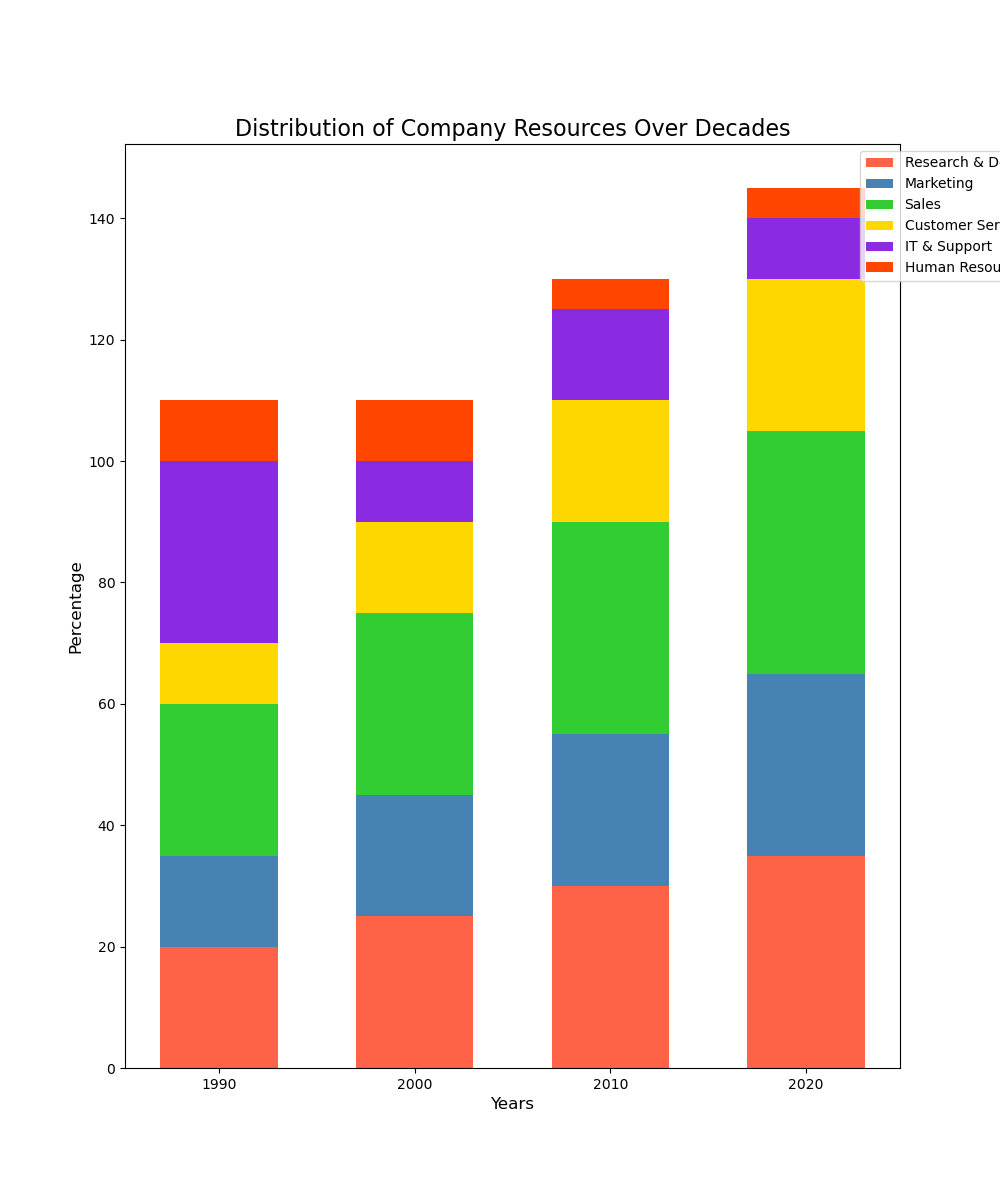

This figure's Python source:

import matplotlib.pyplot as plt
import numpy as np

# Data
categories = ['Research & Development', 'Marketing', 'Sales', 'Customer Service', 'IT & Support', 'Human Resources']
years = ['1990', '2000', '2010', '2020']
data = np.array([
    [20, 25, 30, 35],
    [15, 20, 25, 30],
    [25, 30, 35, 40],
    [10, 15, 20, 25],
    [30, 10, 15, 10],
    [10, 10, 5, 5]
])

# Colors
colors = ['#FF6347', '#4682B4', '#32CD32', '#FFD700', '#8A2BE2', '#FF4500']

# Bar Width
bar_width = 0.6

# Plot
fig, ax = plt.subplots(figsize=(10, 12))
bottom = np.zeros(len(years))

for i in range(len(categories)):
    ax.bar(years, data[i], bar_width, label=categories[i], color=colors[i], bottom=bottom)
    bottom += data[i]

# Customize chart
ax.set_title('Distribution of Company Resources Over Decades', fontsize=16)
ax.set_xlabel('Years', fontsize=12)
ax.set_ylabel('Percentage', fontsize=12)
ax.legend(loc='upper right', bbox_to_anchor=(1.25, 1))

# Display the plot
plt.show()
